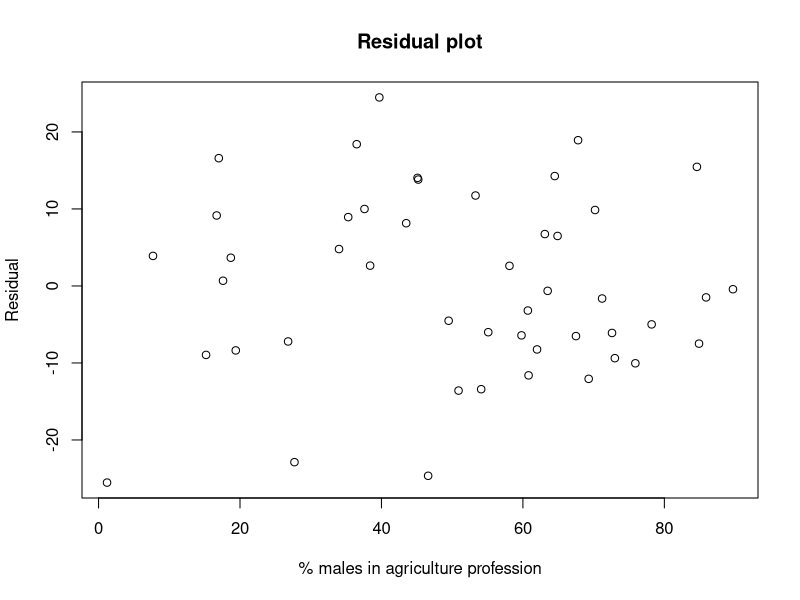

The R script that drew this image:
## ---- chunk 1
knitr::opts_chunk$set(echo = TRUE)
## ---- chunk 2
data("swiss")
?swiss
## ---- chunk 3
lmod <- lm(swiss$Fertility ~ swiss$Agriculture)
## ---- chunk 4
# print the coefficients from earlier
coef(lmod)
## ---- chunk 5
# now the manual estimates
manual_estimate_beta_1 <- cov(swiss$Fertility, swiss$Agriculture) / var(swiss$Agriculture)
manual_estimate_beta_0 <- mean(swiss$Fertility) - manual_estimate_beta_1 * mean(swiss$Agriculture)

# notice they're the same as above
manual_estimate_beta_1
manual_estimate_beta_0
## ---- chunk 6
fertility_residuals <- residuals(lmod)
plot(swiss$Agriculture, fertility_residuals, ylab="Residual", xlab="% males in agriculture profession", main="Residual plot")
